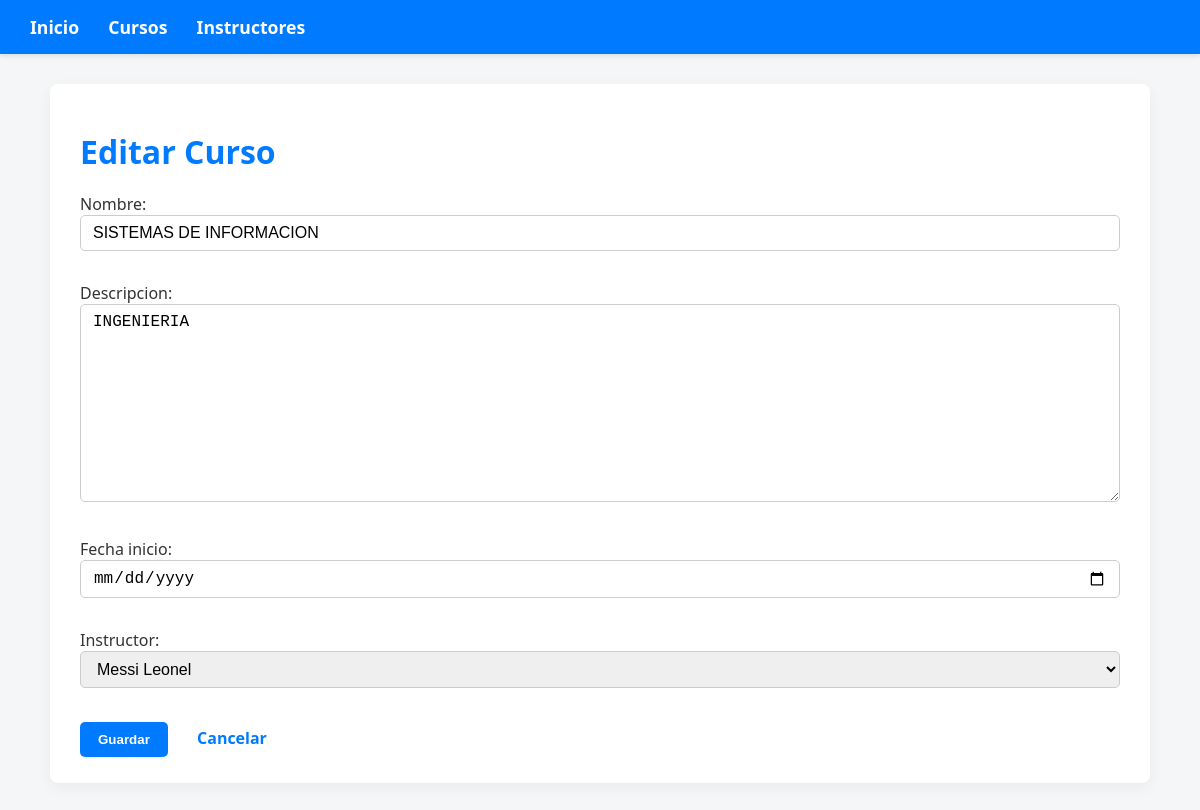
/cursos/curso/editar/4/, run on the app's committed database.
### Aplicaciones/instructore/models.py (models this page shows, shortened)
class Curso(models.Model):
    nombre = models.CharField(max_length=200)
    descripcion = models.TextField()
    fecha_inicio = models.DateField()
    instructor = models.ForeignKey(Instructor, on_delete=models.CASCADE)

class Instructor(models.Model):
    nombre = models.CharField(max_length=100)
    apellido = models.CharField(max_length=100)
    email = models.EmailField(unique=True)
    telefono = models.CharField(max_length=15)
    def __str__(self):
        return f"{self.nombre} {self.apellido}"

### Aplicaciones/instructore/views.py (the view, shortened to what this page needs)
# urls.py: path('curso/editar/<int:pk>/', views.CursoUpdateView.as_view(), name='curso_update'),
class CursoUpdateView(UpdateView):
    model = Curso
    form_class = CursoForm
    template_name = 'curso_form.html'
    success_url = reverse_lazy('curso_list')
    def get_context_data(self, **kwargs):
        context = super().get_context_data(**kwargs)
        context['titulo'] = 'Editar Curso'
        return context

### Aplicaciones/instructore/views.py
class CursoForm(forms.ModelForm):
    class Meta:
        model = Curso
        fields = '__all__'
        widgets = {
            'fecha_inicio': forms.DateInput(attrs={'type': 'date'}),
        }

### Aplicaciones/instructore/templates/curso_form.html (shortened to what this page needs)
{% extends 'plantilla.html' %}
{% block content %}
<h1>{{ titulo }}</h1>
<form method="post" novalidate>
    {{ form.as_p }}
    <div style="margin-top: 15px;">
        <button type="submit" style="background-color: #007bff; color: white; border: none; padding: 10px 18px; border-radius: 5px; cursor: pointer; font-weight: 600; transition: background-color 0.3s ease;">
            Guardar
        </button>
        <a href="{% url 'curso_list' %}" style="margin-left: 15px; color: #007bff; font-weight: 600; text-decoration: none; line-height: 2.4em;">
            Cancelar
        </a>
    </div>
</form>
{% endblock %}

### Aplicaciones/instructore/templates/plantilla.html (style rules this page uses)
* { box-sizing: border-box; }
body { font-family: 'Segoe UI', Tahoma, Geneva, Verdana, sans-serif; background-color: #f4f6f8; margin: 0; padding: 0; color: #333; }
h1 { color: #007bff; margin-bottom: 20px; font-weight: 700; }
form button { background-color: #007bff; color: white; border: none; padding: 10px 18px; border-radius: 5px; cursor: pointer; font-weight: 600; transition: background-color 0.3s ease; margin-right: 10px; }
form a { color: #007bff; text-decoration: none; font-weight: 600; line-height: 2.4em; }
input[type="text"], input[type="email"], input[type="date"], textarea, select { width: 100%; padding: 8px 12px; margin-bottom: 15px; border: 1px solid #ccc; border-radius: 5px; font-size: 1rem; transition: border-color 0.3s ease; }

### data on the page
Curso: nombre "SISTEMAS DE INFORMACION", descripcion "INGENIERIA", instructor "Messi Leonel"

### other printed values
{{ titulo }} "Editar Curso"
